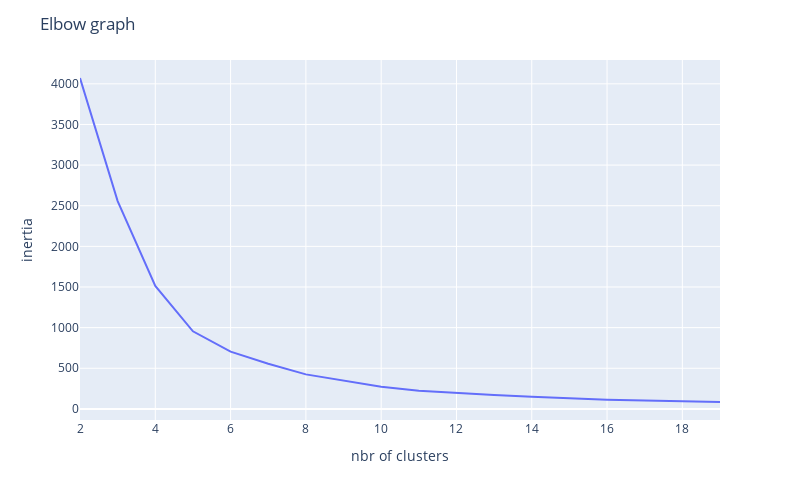

Notebook source saved alongside this figure:
### Code cell
#Elbow graph
fig3 = px.line(x = Nbr, y = inertia, width = 800, height = 500)
fig3.update_layout( title = 'Elbow graph',
                   xaxis_title = 'nbr of clusters',
                    yaxis_title = 'inertia' )

### Figure 1 — Plotly figure (JSON) as saved in the notebook; plotly's stock layout.template omitted (floating-point values rounded to 4 significant figures)
{"data": [{"hovertemplate": "x=%{x}<br>y=%{y}<extra></extra>", "legendgroup": "", "line": {"color": "#636efa", "dash": "solid"}, "marker": {"symbol": "circle"}, "mode": "lines", "name": "", "orientation": "v", "showlegend": false, "type": "scatter", "x": [2, 3, 4, 5, 6, 7, 8, 9, 10, 11, 12, 13, 14, 15, 16, 17, 18, 19], "xaxis": "x", "y": [4072.0, 2558.0, 1513.0, 954.6, 704.5, 556.0, 425.0, 347.5, 273.8, 223.6, 194.1, 169.7, 148.6, 128.7, 113.7, 104.0, 92.61, 85.05], "yaxis": "y"}], "layout": {"height": 500, "legend": {"tracegroupgap": 0}, "margin": {"t": 60}, "title": {"text": "Elbow graph"}, "width": 800, "xaxis": {"anchor": "y", "domain": [0, 1], "title": {"text": "nbr of clusters"}}, "yaxis": {"anchor": "x", "domain": [0, 1], "title": {"text": "inertia"}}}}
